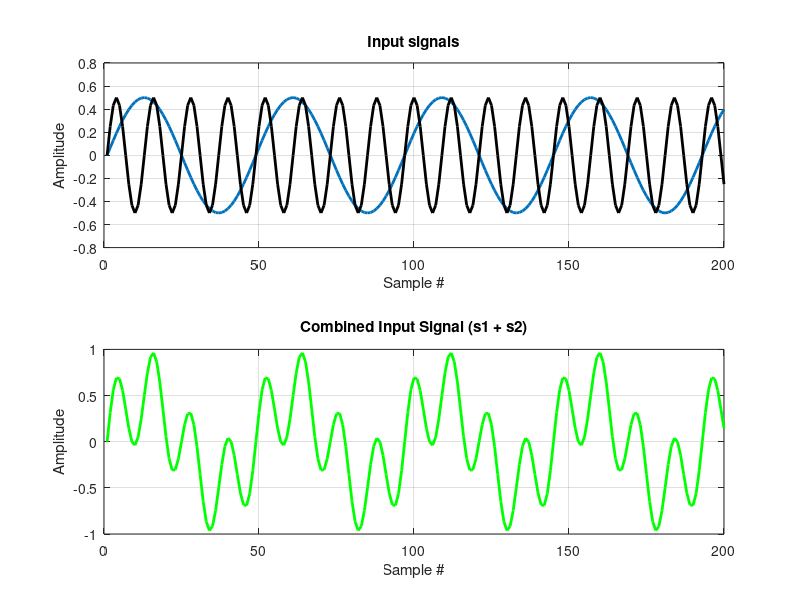

Reproduce this figure in MATLAB. (Note: this script raises an error after producing the figure.)
% A FIR filter example for ELEC 498

% Generate a signal to filter.  It will contain a sinusoid at 1 kHz and one
% at 4 kHz sampled at 48 ksps

% constants
displaySize = 200;

% create a time base
T = 2;
fs = 48000;
t = 0:1/fs:T;

f1 = 1000;
f2 = 4000;
s1 = 0.5 * sin(2*pi*f1*t);
s2 = 0.5 * sin(2*pi*f2*t);

input = s1 + s2;

figure(1)
subplot(2,1,1);
plot(s1(1:displaySize), 'Linewidth', 2);
hold on;
plot(s2(1:displaySize), 'k', 'Linewidth', 2);
hold off;
grid on
xlabel('Sample #')
ylabel('Amplitude')
title('Input signals')
subplot(2,1,2)
plot(input(1:displaySize), 'g', 'Linewidth', 2);
grid on
xlabel('Sample #')
ylabel('Amplitude')
title('Combined Input Signal (s1 + s2)')

% we can listen to input
%soundsc(input, fs);

% Filter the input signal.  Assumes a filter is present in the workspace h,
% that is a LPF designed to remove the higher frequency tone
output = filter(h53, 1, input);

figure(2);
subplot(2,1,1);
%plot(s1(1:displaySize), 'Linewidth', 2);
plot(input(1:displaySize), 'Linewidth', 2);
axis([1 displaySize -1.0 1.0])
grid on
xlabel('Sample #')
ylabel('Amplitude')
title('Low Freq Input')
subplot(2,1,2);
plot(output(1:displaySize), 'Linewidth', 2);
%plot(output(101:101 + displaySize), 'Linewidth', 2);
grid on
xlabel('Sample #')
ylabel('Amplitude')
title('FilterOutput')
axis([1 displaySize -0.5 0.5])
grid on